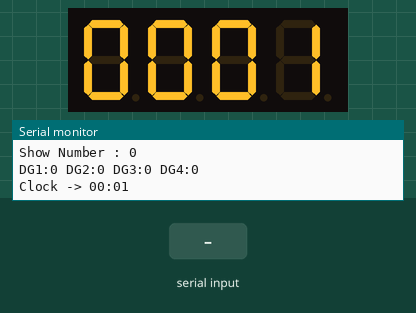
Simulated run of this sketch. Board: ESP32. On the bench: 4-digit seven-segment display, the last lines printed to the serial monitor. Wiring (inferred from the names in the program): 4-digit 7-segment display, segments lit when HIGH: segments GPIO 32, GPIO 13, GPIO 5, GPIO 22, GPIO 19, GPIO 33, GPIO 27, GPIO 21; digit selects GPIO 23, GPIO 25, GPIO 18, GPIO 14. The test bench sets the inputs (shaded band). The segment pins are drawn as the display they are named for.

Above: at 1.2 s.
1.3 s: "2\n" received over Serial
At 3.1 s:
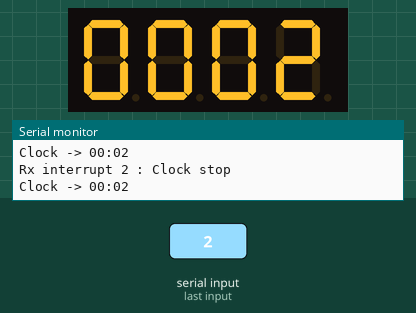
3.8 s: "1\n" received over Serial
At 5.4 s:
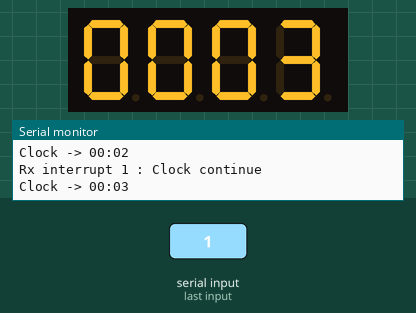
Timing chart, 0 to 6.9 s (numbered marks = the images above; inputs shaded):
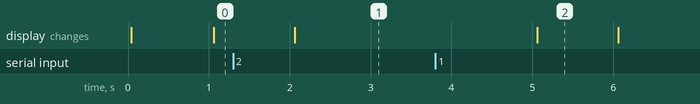

Measured:
- after the input at 3.8 s, the display: changes after 1.3 s (image 2)
- what the display in image 2 shows lasts 1.0 s, from 5.1 s to 6.1 s

The sketch:

lab4.ino
```cpp
#define LED_ON LOW
#define LED_OFF HIGH
#define DG1 23
#define DG2 25
#define DG3 18
#define DG4 14
#define A 32
#define B 13
#define C 5
#define D 22
#define E 19
#define F 33
#define G 27
#define DP 21
#define DPColon 26
hw_timer_t *timer1 = NULL , *timer0 = NULL;
unsigned int number = 0;
unsigned int tmpnumber1, tmpnumber2, tmpnumber3, tmpnumber4;
int status7Seg = 1, time1 = 0, time2 = 0;
bool stateToggle = true, addtime = true;
void IRAM_ATTR timer1_callback( void );
void IRAM_ATTR showNumber(int num);
void IRAM_ATTR timer0_callback( void );

void setup() {
  number = 0;
  tmpnumber1 = number / 1000;
  tmpnumber2 = (number - ((tmpnumber1) * 1000)) / 100;
  tmpnumber3 = (number - (tmpnumber1 * 1000) - (tmpnumber2 * 100)) / 10;
  tmpnumber4 = (number - (tmpnumber1 * 1000) - (tmpnumber2 * 100) - (tmpnumber3 * 10));
  Serial.begin( 115200 );
  Serial.printf( "\nShow Number : %d\n", number);
  Serial.printf( "\nDG1:%d DG2:%d DG3:%d DG4:%d\n", tmpnumber1, tmpnumber2, tmpnumber3,
                 tmpnumber4);
  pinMode(DG1, OUTPUT); pinMode(DG2, OUTPUT); pinMode(DG3, OUTPUT); pinMode(DG4, OUTPUT);
  pinMode(DPColon, OUTPUT);
  pinMode(A, OUTPUT); pinMode(B, OUTPUT); pinMode(C, OUTPUT); pinMode(D, OUTPUT);
  pinMode(E, OUTPUT); pinMode(F, OUTPUT); pinMode(G, OUTPUT); pinMode(DP, OUTPUT);
  // SLOW 1M  MED 20K  FAST 4K timer1
  timer1 = timerBegin( 1, 80, true );
  timerAlarmWrite( timer1, 4000, true );
  timerAttachInterrupt( timer1, &timer1_callback, true );
  timerAlarmEnable( timer1 );
  // timer0
  timer0 = timerBegin( 0, 8000, true );
  timerAlarmWrite( timer0, 10000, true );
  timerAttachInterrupt( timer0, &timer0_callback, true );
  timerAlarmEnable( timer0 );
}

void loop()
{ if (Serial.available() > 0)
  { String w = Serial.readString();
    int num = w.toInt();
    if (num == 2) {
      Serial.printf("Rx interrupt 2 : Clock stop\n");
      addtime = false;
    }
    else if (num == 1)
    { Serial.printf("Rx interrupt 1 : Clock continue\n");
      addtime = true;
    }
  }
}

void settime(void)
{ if (addtime == true)
  {
    time2++;
  }
  if (time2 >= 60)
  { time1++;
    time2 = 0;
    if (time1 >= 60)
    { time1 = 0;
    }
  }
  tmpnumber1 = time1 / 10;
  tmpnumber2 = (time1 - ((tmpnumber1) * 10));
  tmpnumber3 = time2 / 10;
  tmpnumber4 = (time2 - (tmpnumber3 * 10));
  Serial.printf("Clock -> %02d:%02d\n\r", time1, time2);
}

void IRAM_ATTR timer0_callback( void )
{ digitalWrite(DPColon, stateToggle);
  stateToggle = !stateToggle;

  settime();
}
void IRAM_ATTR timer1_callback( void )
{
  if (status7Seg == 1)
  {
    showNumber(tmpnumber1);
    digitalWrite( DG1, LOW );
    digitalWrite( DG2, HIGH );
    digitalWrite( DG3, HIGH );
    digitalWrite( DG4, HIGH );
    status7Seg = 2;
  }
  else if (status7Seg == 2)
  {
    showNumber(tmpnumber2);
    digitalWrite( DG1, HIGH );
    digitalWrite( DG2, LOW);
    digitalWrite( DG3, HIGH);
    digitalWrite( DG4, HIGH);
    status7Seg = 3;
  }
  else if (status7Seg == 3)
  {
    showNumber(tmpnumber3);
    digitalWrite( DG1, HIGH );
    digitalWrite( DG2, HIGH );
    digitalWrite( DG3, LOW );
    digitalWrite( DG4, HIGH );
    status7Seg = 4;
  }
  else if (status7Seg == 4)
  {
    showNumber(tmpnumber4);
    digitalWrite( DG1, HIGH );
    digitalWrite( DG2, HIGH );
    digitalWrite( DG3, HIGH );
    digitalWrite( DG4, LOW );
    status7Seg = 1;
  }
  else
  {
    status7Seg = 1;
  }
}
void IRAM_ATTR showNumber(int num)
{
  if (num == 0)
  {
    digitalWrite( A, HIGH ); digitalWrite( B, HIGH ); digitalWrite( C, HIGH );
    digitalWrite( D, HIGH ); digitalWrite( E, HIGH ); digitalWrite( F, HIGH ); digitalWrite( G, LOW );
  }
  else if (num == 1) {
    digitalWrite( A, LOW ); digitalWrite( B, HIGH ); digitalWrite( C, HIGH );
    digitalWrite( D, LOW ); digitalWrite( E, LOW ); digitalWrite( F, LOW ); digitalWrite( G, LOW );
  }
  else if (num == 2) {
    digitalWrite( A, HIGH ); digitalWrite( B, HIGH ); digitalWrite( C, LOW );
    digitalWrite( D, HIGH ); digitalWrite( E, HIGH ); digitalWrite( F, LOW ); digitalWrite( G, HIGH );
  }
  else if (num == 3) {
    digitalWrite( A, HIGH ); digitalWrite( B, HIGH ); digitalWrite( C, HIGH );
    digitalWrite( D, HIGH ); digitalWrite( E, LOW ); digitalWrite( F, LOW ); digitalWrite( G, HIGH );
  }
  else if (num == 4) {
    digitalWrite( A, LOW ); digitalWrite( B, HIGH ); digitalWrite( C, HIGH );
    digitalWrite( D, LOW ); digitalWrite( E, LOW ); digitalWrite( F, HIGH ); digitalWrite( G, HIGH );
  }
  else if (num == 5) {
    digitalWrite( A, HIGH ); digitalWrite( B, LOW ); digitalWrite( C, HIGH );
    digitalWrite( D, HIGH ); digitalWrite( E, LOW ); digitalWrite( F, HIGH ); digitalWrite( G, HIGH );
  }
  else if (num == 6) {
    digitalWrite( A, HIGH ); digitalWrite( B, LOW ); digitalWrite( C, HIGH );
    digitalWrite( D, HIGH ); digitalWrite( E, HIGH ); digitalWrite( F, HIGH ); digitalWrite( G, HIGH );
  }
  else if (num == 7) {
    digitalWrite( A, HIGH ); digitalWrite( B, HIGH ); digitalWrite( C, HIGH );
    digitalWrite( D, LOW ); digitalWrite( E, LOW ); digitalWrite( F, LOW ); digitalWrite( G, LOW );
  }
  else if (num == 8) {
    digitalWrite( A, HIGH ); digitalWrite( B, HIGH ); digitalWrite( C, HIGH );
    digitalWrite( D, HIGH ); digitalWrite( E, HIGH ); digitalWrite( F, HIGH ); digitalWrite( G, HIGH );
  }
  else if (num == 9) {
    digitalWrite( A, HIGH ); digitalWrite( B, HIGH ); digitalWrite( C, HIGH );
    digitalWrite( D, HIGH ); digitalWrite( E, LOW ); digitalWrite( F, HIGH ); digitalWrite( G, HIGH );
  }
  else {
    digitalWrite( A, LOW ); digitalWrite( B, LOW ); digitalWrite( C, LOW );
    digitalWrite( D, LOW ); digitalWrite( E, LOW ); digitalWrite( F, LOW ); digitalWrite( G, LOW );
  }
}
```
